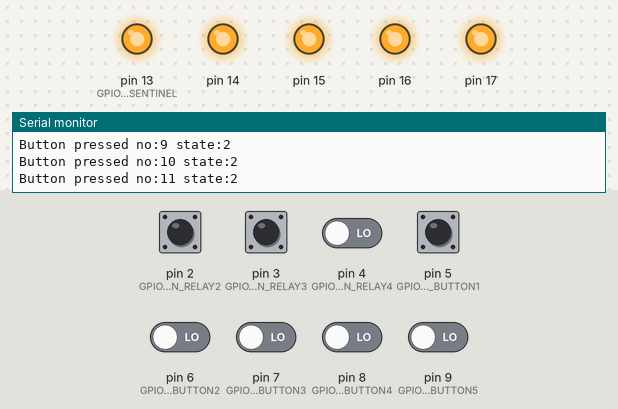
Bench run of a sketch on a simulated Arduino Uno, built with avr-gcc and run on an emulated ATmega328P. Parts: output pins drawn as LEDs (lit = HIGH), the last lines printed to the serial monitor. The inputs (shaded band) are chosen by the test bench; at power-on: pin 2 (GPIO_PIN_RELAY2), pin 3 (GPIO_PIN_RELAY3), pin 4 (GPIO_PIN_RELAY4), pin 5 (GPIO_PIN_BUTTON1), pin 6 (GPIO_PIN_BUTTON2), pin 7 (GPIO_PIN_BUTTON3), pin 8 (GPIO_PIN_BUTTON4), pin 9 (GPIO_PIN_BUTTON5) LOW.

Above: at 1.2 s.
1.3 s: pin 2 (GPIO_PIN_RELAY2) pulsed HIGH 2 times (0.12 s each, 0.3 s apart)
At 4.0 s:
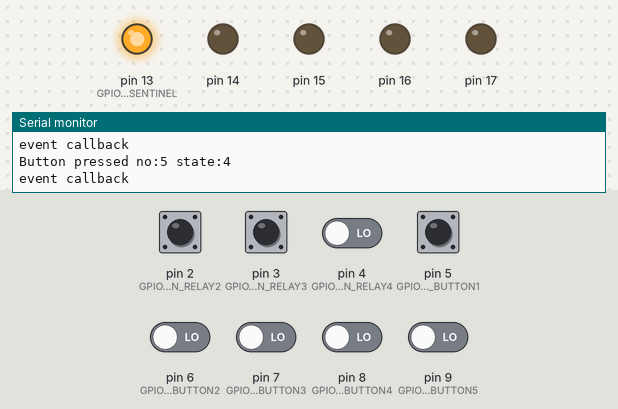
4.9 s: pin 5 (GPIO_PIN_BUTTON1) pulled HIGH for 0.15 s
At 6.8 s:
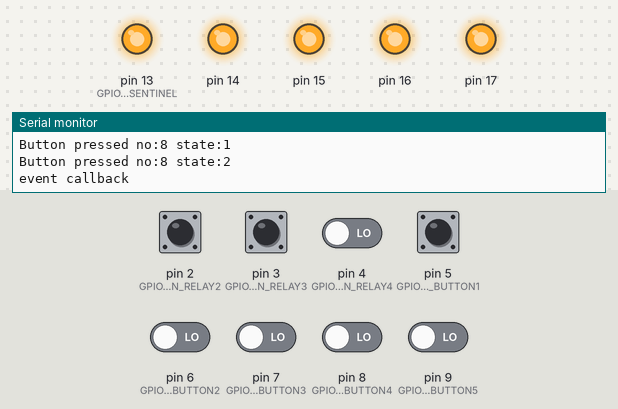
8.0 s: pin 5 (GPIO_PIN_BUTTON1) pulled HIGH for 1 s
At 11.8 s:
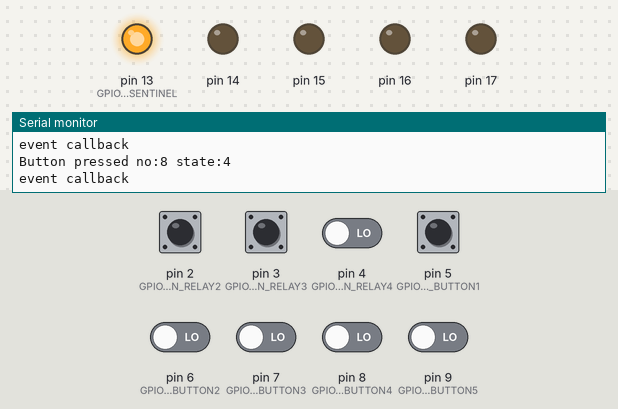
12.0 s: pin 3 (GPIO_PIN_RELAY3) pulsed HIGH 2 times (0.12 s each, 0.3 s apart)
At 13.0 s:
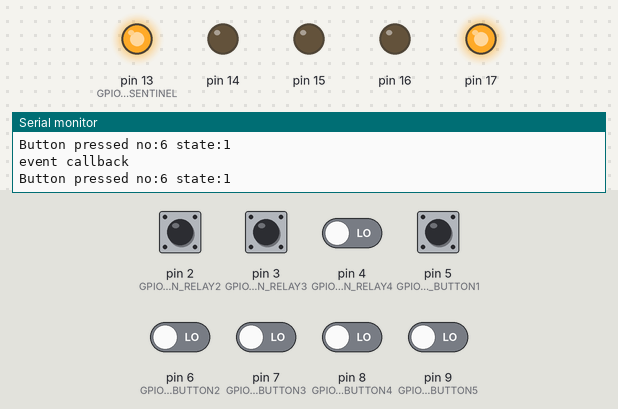
Timing chart, 0 to 15.9 s (numbered marks = the images above; inputs shaded):
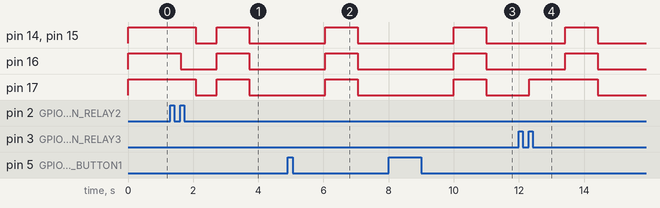

The sketch:

sketch_aug19a.ino
```cpp
#include "gpio.h"
#include "button.h"
#include "timer.h"
#include "event_mgr.h"


#define LOGGER_ENABLED 1
#define LOGGER_LEVEL LOG_INFO
#include "logger.h"


void setup() {
    Serial.begin(9600);
    LOGGERLN(LOG_INFO, "\n\n== DEVICE INIT ==");

    Gpio_Init();
    EventMgrInit();
    Timer_Run(TIMER_SYS_RUN);
}


void loop() {
    buttonTask();
    EventMgr_CheckEvents();
    Timer_TaskMain();
}
```

actions.cpp
```cpp
#include <Arduino.h>
#include "actions.h"
#include "timer.h"
#include "gpio.h"

#define LOGGER_ENABLED 1
#define LOGGER_LEVEL LOG_INFO
#include "logger.h"


void Actions_enableWallLightA(void){
    LOGGERLN(LOG_DEBUG, "enableWallLightA:");
    Gpio_SetPinState(GPIO_PIN_RELAY1, HIGH);
}
void Actions_enableWallLightB(void){
    LOGGERLN(LOG_DEBUG, "enableWallLightB:");
    Gpio_SetPinState(GPIO_PIN_RELAY2, HIGH);
}
void Actions_disableWallLightA(void){
    LOGGERLN(LOG_DEBUG, "disableWallLightA:");
    Gpio_SetPinState(GPIO_PIN_RELAY1, LOW);
}
void Actions_disableWallLightB(void){
    LOGGERLN(LOG_DEBUG, "disableWallLightB:");
    Gpio_SetPinState(GPIO_PIN_RELAY2, LOW);
}
void Actions_runBedLightTimer(void){
    LOGGERLN(LOG_DEBUG, "runBedLightTimer:");
    Timer_Run(TIMER_BED_LIGHT);
}
void Actions_enableBedLight(void){
    LOGGERLN(LOG_DEBUG, "enableBedLight:");
    Gpio_SetPinState(GPIO_PIN_RELAY4, HIGH);
    Timer_Stop(TIMER_BED_LIGHT);
    // TODO probably here Timer_Run(TIMER_BED_LIGHT) shall be called
    // to keep light ON when pir is in HIGH state
}
void Actions_disableBedLight(void){
    LOGGERLN(LOG_DEBUG, "disableBedLight:");
    Gpio_SetPinState(GPIO_PIN_RELAY4, LOW);
}
void Actions_toggleWallLightA(void){
    bool state = Gpio_GetPinState(GPIO_PIN_RELAY1);
    LOGGER(LOG_VERBOSE, "state:");
    LOGGERLN(LOG_VERBOSE, state, DEC);
    LOGGER(LOG_DEBUG, " toggleWallLightA:");
    Gpio_SetPinState(GPIO_PIN_RELAY1, !state);
}
void Actions_toggleWallLightB(void){
    bool state = Gpio_GetPinState(GPIO_PIN_RELAY2);
    LOGGER(LOG_VERBOSE, "state:");
    LOGGERLN(LOG_VERBOSE, state, DEC);
    LOGGER(LOG_DEBUG, " toggleWallLightB:");
    Gpio_SetPinState(GPIO_PIN_RELAY2, !state);
}
void Actions_toggleMainLight(void){
    bool state = Gpio_GetPinState(GPIO_PIN_RELAY3);
    LOGGER(LOG_VERBOSE, "state:");
    LOGGERLN(LOG_VERBOSE, state, DEC);
    LOGGER(LOG_DEBUG, " toggleMainLight:");
    Gpio_SetPinState(GPIO_PIN_RELAY3, !state);
}
void Actions_disableAllLight(void){
    LOGGERLN(LOG_DEBUG, "disableAllLight:");
    Gpio_SetPinState(GPIO_PIN_RELAY1, LOW);
    Gpio_SetPinState(GPIO_PIN_RELAY2, LOW);
    Gpio_SetPinState(GPIO_PIN_RELAY3, LOW);
}
void Actions_enableAllLight(void){
    LOGGERLN(LOG_DEBUG, "enableAllLight");
    Gpio_SetPinState(GPIO_PIN_RELAY1, HIGH);
    Gpio_SetPinState(GPIO_PIN_RELAY2, HIGH);
    Gpio_SetPinState(GPIO_PIN_RELAY3, HIGH);
}
void Actions_disableWallLight(void){
    LOGGERLN(LOG_DEBUG, "disableWallLight:");
    Gpio_SetPinState(GPIO_PIN_RELAY1, LOW);
    Gpio_SetPinState(GPIO_PIN_RELAY2, LOW);
}

void Actions_enableWallLight(void){
    LOGGER(LOG_DEBUG, "enableWallLight:");
    Gpio_SetPinState(GPIO_PIN_RELAY1, HIGH);
    Gpio_SetPinState(GPIO_PIN_RELAY2, HIGH);
}

void Actions_toggleLed(void){
    LOGGER(LOG_INFO, "tick!");
    bool state = Gpio_GetPinState(GPIO_PIN_LED);
    Gpio_SetPinState(GPIO_PIN_LED, !state);
}


/* Kitchen & Living room modes */
void Actions_enableLivingLightA(void){
    LOGGERLN(LOG_DEBUG, "enableLivingLightA:");
    Gpio_SetPinState(GPIO_PIN_RELAY1, HIGH);
}
void Actions_enableLivingLightB(void){
    LOGGERLN(LOG_DEBUG, "enableLivingLightB:");
    Gpio_SetPinState(GPIO_PIN_RELAY2, HIGH);
}
void Actions_disableLivingLightA(void){
    LOGGERLN(LOG_DEBUG, "disableLivingLightA:");
    Gpio_SetPinState(GPIO_PIN_RELAY1, LOW);
}
void Actions_disableLivingLightB(void){
    LOGGERLN(LOG_DEBUG, "disableLivingLightB:");
    Gpio_SetPinState(GPIO_PIN_RELAY2, LOW);
}
void Actions_enableKitchenLedLight(void){
    LOGGERLN(LOG_DEBUG, "enableKitchenLedLight:");
    Gpio_SetPinState(GPIO_PIN_RELAY4, LOW);
}
void Actions_disableKitchenLedLight(void){
    LOGGERLN(LOG_DEBUG, "disableKitchenLedLight:");
    Gpio_SetPinState(GPIO_PIN_RELAY4, HIGH);
}
void Actions_toggleLivingLightA(void){
    bool state = Gpio_GetPinState(GPIO_PIN_RELAY1);
    LOGGER(LOG_VERBOSE, "state:");
    LOGGERLN(LOG_VERBOSE, state, DEC);
    LOGGER(LOG_DEBUG, " toggleLivingLightA:");
    Gpio_SetPinState(GPIO_PIN_RELAY1, !state);
}
void Actions_toggleLivingLightB(void){
    bool state = Gpio_GetPinState(GPIO_PIN_RELAY2);
    LOGGER(LOG_VERBOSE, "state:");
    LOGGERLN(LOG_VERBOSE, state, DEC);
    LOGGER(LOG_DEBUG, " toggleLivingLightB:");
    Gpio_SetPinState(GPIO_PIN_RELAY2, !state);
}
void Actions_toggleKitchenLedLight(void){
    bool state = Gpio_GetPinState(GPIO_PIN_RELAY4);
    LOGGER(LOG_VERBOSE, "state:");
    LOGGERLN(LOG_VERBOSE, state, DEC);
    LOGGER(LOG_DEBUG, " toggleKitchenLedLight:");
    Gpio_SetPinState(GPIO_PIN_RELAY4, !state);
}
void Actions_toggleKitchenMainLight(void){
    bool state = Gpio_GetPinState(GPIO_PIN_RELAY3);
    LOGGER(LOG_VERBOSE, "state:");
    LOGGERLN(LOG_VERBOSE, state, DEC);
    LOGGER(LOG_DEBUG, " toggleKitchenMainLight:");
    Gpio_SetPinState(GPIO_PIN_RELAY3, !state);
}
void Actions_disableKitchAllLight(void){
    LOGGERLN(LOG_DEBUG, "disableKitchAllLight:");
    Gpio_SetPinState(GPIO_PIN_RELAY1, LOW);
    Gpio_SetPinState(GPIO_PIN_RELAY2, LOW);
    Gpio_SetPinState(GPIO_PIN_RELAY3, LOW);
    Gpio_SetPinState(GPIO_PIN_RELAY4, LOW);
}
void Actions_enableKitchenAllLight(void){
    LOGGERLN(LOG_DEBUG, "enableKitchenAllLight");
    Gpio_SetPinState(GPIO_PIN_RELAY1, HIGH);
    Gpio_SetPinState(GPIO_PIN_RELAY2, HIGH);
    Gpio_SetPinState(GPIO_PIN_RELAY3, HIGH);
    Gpio_SetPinState(GPIO_PIN_RELAY4, HIGH);
}
void Actions_disableLivingLight(void){
    LOGGERLN(LOG_DEBUG, "disableLivingLight:");
    Gpio_SetPinState(GPIO_PIN_RELAY1, LOW);
    Gpio_SetPinState(GPIO_PIN_RELAY2, LOW);
}

void Actions_enableLivingLight(void){
    LOGGER(LOG_DEBUG, "enableLivingLight:");
    Gpio_SetPinState(GPIO_PIN_RELAY1, HIGH);
    Gpio_SetPinState(GPIO_PIN_RELAY2, HIGH);
}
```

actions.h
```cpp
#if !defined ACTIONS_H_GUARD
#define ACTIONS_MGR_H_GUARD

#include <stdint.h>
#include <stdbool.h>

typedef void (Action_Callback)(void);

void Actions_enableWallLightA(void);
void Actions_enableWallLightB(void);
void Actions_disableWallLightA(void);
void Actions_disableWallLightB(void);
void Actions_runBedLightTimer(void);
void Actions_enableBedLight(void);
void Actions_disableBedLight(void);
void Actions_toggleWallLightA(void);
void Actions_toggleWallLightB(void);
void Actions_toggleMainLight(void);
void Actions_disableAllLight(void);
void Actions_enableAllLight(void);
void Actions_disableWallLight(void);
void Actions_enableWallLight(void);
void Actions_toggleLed(void);


void Actions_enableLivingLightA(void);
void Actions_enableLivingLightB(void);
void Actions_disableLivingLightA(void);
void Actions_disableLivingLightB(void);
void Actions_enableKitchenLedLight(void);
void Actions_disableKitchenLedLight(void);
void Actions_toggleLivingLightA(void);
void Actions_toggleLivingLightB(void);
void Actions_toggleKitchenLedLight(void);
void Actions_toggleKitchenMainLight(void);
void Actions_disableKitchAllLight(void);
void Actions_enableKitchenAllLight(void);
void Actions_disableLivingLight(void);
void Actions_enableLivingLight(void);

#endif
```

button.cpp
```cpp
#include "gpio.h"
#include <Arduino.h>
#include "button.h"

#define LOGGER_ENABLED 1
#define LOGGER_LEVEL LOG_INFO
#include "logger.h"

/* ugly source include since Arduino does not support source/config directories */
#include "hw_config/button_cfg.cpp"


static inline bool isDebounced(Button_Struct *button){
    uint32_t timePoint = button->pressedTimePoint;
    return (millis() - timePoint) > debounceDelay;
}


static void buttonReleasedStateMachine(Button_Struct *button){
    Button_State state = button->logicState;

    switch(state){
        case BUTTON_STATE_SHORT_PRESS:

            state = BUTTON_STATE_SHORT_RELEASED;
            break;

        case BUTTON_STATE_LONG_PRESS:
            state = BUTTON_STATE_LONG_RELEASED;
            break;

        case BUTTON_STATE_SUPERLONG_PRESS:
            state = BUTTON_STATE_SUPERLONG_RELEASED;
            break;

        case BUTTON_STATE_SHORT_RELEASED:
        case BUTTON_STATE_LONG_RELEASED:
        case BUTTON_STATE_SUPERLONG_RELEASED:
        case BUTTON_STATE_SENTINEL:
        default:
            /* this is the last state */
            /* do nothing */
            break;
    }

    if(state != button->logicState){
        button->logicState = state;
        LOGGER(LOG_DEBUG, "Button released no:");
        LOGGER(LOG_DEBUG, button->pinName, DEC);
        LOGGER(LOG_DEBUG, " state:");
        LOGGERLN(LOG_DEBUG, state, DEC);
    }
}


static void buttonPressedStateMachine(Button_Struct *button){
    Button_State state = button->logicState;
    uint32_t pressedTime = millis() - button->pressedTimePoint;

    switch(state){
        case BUTTON_STATE_SHORT_PRESS:
            if(pressedTime > longPressTime){
                state = BUTTON_STATE_LONG_PRESS;
            }
            break;

        case BUTTON_STATE_LONG_PRESS:
            if(pressedTime > superLongPressTime){
                state = BUTTON_STATE_SUPERLONG_PRESS;
            }
            break;

        case BUTTON_STATE_SUPERLONG_PRESS:
            /* this is the last state */
            /* do nothing */
            break;

        case BUTTON_STATE_SHORT_RELEASED:
        case BUTTON_STATE_LONG_RELEASED:
        case BUTTON_STATE_SUPERLONG_RELEASED:
        case BUTTON_STATE_SENTINEL:
        default:
            state = BUTTON_STATE_SHORT_PRESS;
            break;
    }

    if(state != button->logicState){
        button->logicState = state;
        LOGGER(LOG_INFO, "Button pressed no:");
        LOGGER(LOG_INFO, button->pinName, DEC);
        LOGGER(LOG_INFO, " state:");
        LOGGERLN(LOG_INFO, state, DEC);
    }
}


Button_Struct * Button_FindHandler(Gpio_Pin pinName){
    for(uint8_t i=0; i < (sizeof(buttonStateMatrix)/sizeof(buttonStateMatrix[0])); i++){
        Button_Struct * button = &buttonStateMatrix[i];
        if(button->pinName == pinName){
            return button;
        }
    }

    /*if didn't find: */
    return NULL;
}


void buttonTask(void){
    for(uint8_t i=0; i < (sizeof(buttonStateMatrix)/sizeof(buttonStateMatrix[0])); i++){
        Button_Struct * button = &buttonStateMatrix[i];

        bool newPhysState = Gpio_GetPinState(button->pinName);
        if(newPhysState != button->physState){
            button->pressedTimePoint = millis();
            button->physState = newPhysState;
        }

        if(isDebounced(button)){
            if (button->physState == HIGH) {
                buttonPressedStateMachine(button);
            }else{
                buttonReleasedStateMachine(button);
            }
        }

    }
}
```

button.h
```cpp
#if !defined BUTTON_H_GUARD
#define BUTTON_H_GUARD


#include "gpio.h"


typedef enum {
    BUTTON_STATE_SHORT_RELEASED,
    BUTTON_STATE_SHORT_PRESS,
    BUTTON_STATE_LONG_PRESS,
    BUTTON_STATE_LONG_RELEASED,
    BUTTON_STATE_SUPERLONG_PRESS,
    BUTTON_STATE_SUPERLONG_RELEASED,
    BUTTON_STATE_SENTINEL,
} Button_State;


typedef void (*Button_Callback)(void);


typedef struct{
    const Gpio_Pin pinName;
    Button_State logicState;
    bool physState;
    uint32_t pressedTimePoint;
} Button_Struct;


void buttonTask(void);

Button_Struct *Button_FindHandler(Gpio_Pin pinName);

#endif
```

event_mgr.cpp
```cpp
#include <Arduino.h>
#include "event_mgr.h"
#include "button.h"
#include "timer.h"
#include "actions.h"

#define LOGGER_ENABLED 1
#define LOGGER_LEVEL LOG_INFO
#include "logger.h"

/* ugly source include since Arduino does not support source/config directories */
#include "hw_config/event_mgr_cfg.cpp"

static Action_Callback* isButtonEventOccured(EventMgr_Config *event){
    Action_Callback *eventCallback = NULL;

    Button_Struct *buttonObj = (Button_Struct *)event->object;
    Button_State oldEventState = (Button_State)event->oldState;
    Button_State eventState = buttonObj->logicState;

    if(eventState != oldEventState){
        eventCallback = (Action_Callback *)event->callbacks[eventState];
        event->oldState = eventState;
    }

    return eventCallback;
}

static Action_Callback* isTimerEventOccured(EventMgr_Config *event){
    Action_Callback *eventCallback = NULL;

    Timer_Struct *timerObj = (Timer_Struct *)event->object;
    Timer_State oldEventState = (Timer_State)event->oldState;
    Timer_State eventState = timerObj->state;

    if(eventState != oldEventState){
        eventCallback = (Action_Callback *)event->callbacks[eventState];
        event->oldState = eventState;
    }

    return eventCallback;
}

void EventMgrInit(void){
    for(uint8_t i=0; i < (sizeof(eventConfigMatrix)/sizeof(eventConfigMatrix[0])); i++){
        EventMgr_Config * event = &eventConfigMatrix[i];
        uint8_t objectIndex;

        switch(event->type){
            case EVENT_TYPE_BUTTON:
                objectIndex = (uint8_t)event->objectIndex;
                event->object = (void*)Button_FindHandler((Gpio_Pin)objectIndex);
                break;

            case EVENT_TYPE_TIMER:
                objectIndex = (uint8_t)event->objectIndex;
                event->object = (void*)Timer_FindHandler((Timer_Name)objectIndex);
                break;

            case EVENT_TYPE_SENTINEL:
            default:
                //TODO assert here
                break;
        }
    }
}

void EventMgr_CheckEvents(void){
    //TODO assert if not initialized
    for(uint8_t i=0; i<(sizeof(eventConfigMatrix)/sizeof(eventConfigMatrix[0])); i++){
        Action_Callback *eventCallback = NULL;
        EventMgr_Config *event = &eventConfigMatrix[i];

        switch(event->type){

            case EVENT_TYPE_BUTTON:
                eventCallback = isButtonEventOccured(event);
                break;

            case EVENT_TYPE_TIMER:
                eventCallback = isTimerEventOccured(event);
                break;

            case EVENT_TYPE_SENTINEL:
            default:
                break;
                //todo assert here
        }

        if(eventCallback != NULL){
            event->counter++;
            LOGGERLN(LOG_INFO, "event callback");
            eventCallback();
        }
    }
}
```

event_mgr.h
```cpp
#if !defined EVENT_MGR_H_GUARD
#define EVENT_MGR_H_GUARD

#include <stdint.h>
#include <stdbool.h>
#include "actions.h"

typedef enum {
    EVENT_TYPE_BUTTON,
    EVENT_TYPE_TIMER,
    EVENT_TYPE_SENTINEL,
} EventMgr_Type;

typedef struct {
    const EventMgr_Type type;
    int8_t counter;
    void *object;
    uint8_t objectIndex;
    uint8_t oldState;
    const Action_Callback **callbacks;
} EventMgr_Config;

void EventMgrInit(void);
void EventMgr_CheckEvents(void);


#endif
```

logger.h
```cpp
#if !defined LOGGER_H_GUARD
#define LOGGER_H_GUARD

/** available logger levels */
#define LOG_CRITICAL 1
#define LOG_ERROR    2
#define LOG_WARN     3
#define LOG_INFO     4
#define LOG_DEBUG    5
#define LOG_VERBOSE  6
#define LOG_SPAM     7

#if (!defined LOGGER_ENABLED)
    #warning "macro LOGGER_ENABLED shall be defined before include"
#endif

#if (!defined LOGGER_LEVEL) || (LOGGER_LEVEL == 0)
    #warning "Please define LOGGER_LEVEL before include"
    #define LOGGER_LEVEL LOG_INFO
#endif

//TODO implement logger_channels (redefinition of Serial.print may be needed)
#if (defined LOGGER_ENABLED) && (LOGGER_ENABLED != 0)
    #define LOGGER(LVL, ...) do{ if((LVL)<=(LOGGER_LEVEL)) { Serial.print(__VA_ARGS__); } }while(0)
    #define LOGGERLN(LVL, ...) do{ if((LVL)<=(LOGGER_LEVEL)) { Serial.println(__VA_ARGS__); } }while(0)
#else
    #define LOGGER(LVL, ...)
    #define LOGGERLN(LVL, ...)
#endif

#else
#error LOGGER REDEFINED!
#endif
```

timer.h
```cpp
#include "stdint.h"
#include "stdbool.h"

#if !defined TIMER_H_GUARD
#define TIMER_H_GUARD


#define SEC_TO_MS(T) ((T)*1000uL)
#define MIN_TO_MS(T) ((T)*1000uL*60uL)
#define HOUR_TO_MS(T) ((T)*1000uL*60uL*60uL)

typedef enum {
    TIMER_SYS_RUN,
    TIMER_BED_LIGHT,
    TIMER_NAME_SENTINEL,
} Timer_Name;

typedef enum {
    TIMER_STOPPED,
    TIMER_RUNNING,
    TIMER_EXPIRED,
    TIMER_EXPIRED_PERIOD_A, //< Expired Period A and B used to indicate next period
    TIMER_EXPIRED_PERIOD_B,
    TIMER_SENTINEL,
} Timer_State;


typedef void (*Timer_Callback)(void);


typedef struct{
    Timer_State state;
    const bool isPeriodic;
    uint32_t startingTime;
    const int32_t timeout;
} Timer_Struct;


void Timer_TaskMain(void);
Timer_Struct *Timer_FindHandler(Timer_Name timerName);
void Timer_Stop(Timer_Name timerName);
void Timer_Run(Timer_Name timerName);

#endif
```

global_cfg.h
```cpp
#if !defined GLOBAL_CFG_H_GUARD
#define GLOBAL_CFG_H_GUARD


/* TODO things that should be handled by buildsystem */
#define KITCHEN 1
#define BEDROOM 2

/* weak Project definition */
#if !(defined PROJECT)
#define PROJECT KITCHEN
#endif


#endif
```

gpio.h
```cpp
#if !defined GPIO_H_GUARD
#define GPIO_H_GUARD

#include "stdint.h"
#include "stdbool.h"
#include "hw_config/gpio_cfg.h"

typedef struct {
    uint8_t pinNumber;
    bool isInput;
    bool isPullUp;
    bool isInvertedLogic;
    bool initState;
} Gpio_Config;

void Gpio_Init(void);
bool Gpio_GetPinState(Gpio_Pin pinName);
void Gpio_SetPinState(Gpio_Pin pinName, bool state);


#endif
```

gpio_cfg.h
```cpp
#if !defined GPIO_CFG_H_GUARD
#define GPIO_CFG_H_GUARD

typedef enum {
    GPIO_PIN_LED,
    GPIO_PIN_RELAY1,
    GPIO_PIN_RELAY2,
    GPIO_PIN_RELAY3,
    GPIO_PIN_RELAY4,
    GPIO_PIN_BUTTON1,
    GPIO_PIN_BUTTON2,
    GPIO_PIN_BUTTON3,
    GPIO_PIN_BUTTON4,
    GPIO_PIN_BUTTON5,
    GPIO_PIN_BUTTON6,
    GPIO_PIN_BUTTON7,
    GPIO_PIN_BUTTON8,
    GPIO_PIN_SENTINEL,
} Gpio_Pin;

#endif
```

Source omitted: timer.cpp (2864 bytes), gpio.cpp (2530 bytes)

Measured:
- after the input at 1.3 s, pin 14, pin 15, pin 17: HIGH → LOW after 0.77 s instead of 0.87 s; pin 16: HIGH → LOW after 0.32 s instead of 0.87 s
- after the input at 4.9 s, pin 14–17: LOW → HIGH after 1.2 s, → LOW 1.0 s later
- after the input at 8.0 s, pin 14–17: LOW → HIGH after 2.0 s, → LOW 1.0 s later
- after the input at 12.0 s, pin 14–16: LOW → HIGH after 1.4 s, → LOW 1.0 s later; pin 17: LOW → HIGH after 0.32 s, → LOW 2.1 s later
